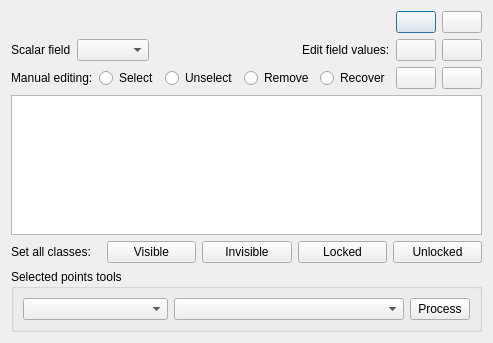
<?xml version="1.0" encoding="UTF-8"?>
<ui version="4.0">
 <class>ccTidopToolsManualClassificationDlg</class>
 <widget class="QDialog" name="ccTidopToolsManualClassificationDlg">
  <property name="geometry">
   <rect>
    <x>0</x>
    <y>0</y>
    <width>481</width>
    <height>343</height>
   </rect>
  </property>
  <property name="windowTitle">
   <string>Dialog</string>
  </property>
  <property name="locale">
   <locale language="English" country="UnitedStates"/>
  </property>
  <layout class="QGridLayout" name="gridLayout_2">
   <item row="0" column="0">
    <layout class="QHBoxLayout" name="horizontalLayout_4">
     <item>
      <spacer name="horizontalSpacer_3">
       <property name="orientation">
        <enum>Qt::Horizontal</enum>
       </property>
       <property name="sizeHint" stdset="0">
        <size>
         <width>40</width>
         <height>20</height>
        </size>
       </property>
      </spacer>
     </item>
     <item>
      <widget class="QPushButton" name="pbApply">
       <property name="toolTip">
        <string>apply and close dialog</string>
       </property>
       <property name="text">
        <string/>
       </property>
       <property name="icon">
        <iconset resource="../../../core/Standard/qCloudLayers/qCloudLayers.qrc">
         <normaloff>:/CC/plugin/qCloudLayers/images/ccSmallValidate.png</normaloff>:/CC/plugin/qCloudLayers/images/ccSmallValidate.png</iconset>
       </property>
      </widget>
     </item>
     <item>
      <widget class="QPushButton" name="pbClose">
       <property name="toolTip">
        <string>close dialog</string>
       </property>
       <property name="text">
        <string/>
       </property>
       <property name="icon">
        <iconset resource="../../../core/Standard/qCloudLayers/qCloudLayers.qrc">
         <normaloff>:/CC/plugin/qCloudLayers/images/ccCancel.png</normaloff>:/CC/plugin/qCloudLayers/images/ccCancel.png</iconset>
       </property>
      </widget>
     </item>
    </layout>
   </item>
   <item row="1" column="0">
    <layout class="QHBoxLayout" name="horizontalLayout_3">
     <item>
      <widget class="QLabel" name="label">
       <property name="sizePolicy">
        <sizepolicy hsizetype="Maximum" vsizetype="Preferred">
         <horstretch>0</horstretch>
         <verstretch>0</verstretch>
        </sizepolicy>
       </property>
       <property name="text">
        <string>Scalar field</string>
       </property>
       <property name="wordWrap">
        <bool>true</bool>
       </property>
      </widget>
     </item>
     <item>
      <widget class="QComboBox" name="cbScalarField">
       <property name="sizeAdjustPolicy">
        <enum>QComboBox::AdjustToContents</enum>
       </property>
      </widget>
     </item>
     <item>
      <spacer name="horizontalSpacer_4">
       <property name="orientation">
        <enum>Qt::Horizontal</enum>
       </property>
       <property name="sizeHint" stdset="0">
        <size>
         <width>40</width>
         <height>20</height>
        </size>
       </property>
      </spacer>
     </item>
     <item>
      <widget class="QLabel" name="label_2">
       <property name="text">
        <string>Edit field values:</string>
       </property>
      </widget>
     </item>
     <item>
      <widget class="QPushButton" name="pbAdd">
       <property name="toolTip">
        <string>add new class</string>
       </property>
       <property name="locale">
        <locale language="English" country="UnitedStates"/>
       </property>
       <property name="text">
        <string/>
       </property>
       <property name="icon">
        <iconset resource="../../../core/Standard/qCloudLayers/qCloudLayers.qrc">
         <normaloff>:/CC/plugin/qCloudLayers/images/ccPlus.png</normaloff>:/CC/plugin/qCloudLayers/images/ccPlus.png</iconset>
       </property>
      </widget>
     </item>
     <item>
      <widget class="QPushButton" name="pbDelete">
       <property name="toolTip">
        <string>delete selected rows</string>
       </property>
       <property name="locale">
        <locale language="English" country="UnitedStates"/>
       </property>
       <property name="text">
        <string/>
       </property>
       <property name="icon">
        <iconset resource="../../../core/Standard/qCloudLayers/qCloudLayers.qrc">
         <normaloff>:/CC/plugin/qCloudLayers/images/ccDelete.png</normaloff>:/CC/plugin/qCloudLayers/images/ccDelete.png</iconset>
       </property>
      </widget>
     </item>
    </layout>
   </item>
   <item row="2" column="0">
    <layout class="QVBoxLayout" name="verticalLayout">
     <item>
      <layout class="QHBoxLayout" name="horizontalLayout_2">
       <item>
        <widget class="QLabel" name="label_3">
         <property name="text">
          <string>Manual editing:</string>
         </property>
        </widget>
       </item>
       <item>
        <widget class="QRadioButton" name="rbSelect">
         <property name="text">
          <string>Select</string>
         </property>
        </widget>
       </item>
       <item>
        <widget class="QRadioButton" name="rbUnselect">
         <property name="text">
          <string>Unselect</string>
         </property>
        </widget>
       </item>
       <item>
        <widget class="QRadioButton" name="rbRemove">
         <property name="text">
          <string>Remove</string>
         </property>
        </widget>
       </item>
       <item>
        <widget class="QRadioButton" name="rbRecover">
         <property name="text">
          <string>Recover</string>
         </property>
        </widget>
       </item>
       <item>
        <spacer name="horizontalSpacer">
         <property name="orientation">
          <enum>Qt::Horizontal</enum>
         </property>
         <property name="sizeHint" stdset="0">
          <size>
           <width>40</width>
           <height>20</height>
          </size>
         </property>
        </spacer>
       </item>
       <item>
        <widget class="QPushButton" name="pbStart">
         <property name="toolTip">
          <string>Points edition by drawing circle</string>
         </property>
         <property name="text">
          <string/>
         </property>
         <property name="icon">
          <iconset resource="../../../core/Standard/qCloudLayers/qCloudLayers.qrc">
           <normaloff>:/CC/plugin/qCloudLayers/images/ccStart.png</normaloff>:/CC/plugin/qCloudLayers/images/ccStart.png</iconset>
         </property>
        </widget>
       </item>
       <item>
        <widget class="QPushButton" name="pbPause">
         <property name="toolTip">
          <string>return to transform camera mode</string>
         </property>
         <property name="text">
          <string/>
         </property>
         <property name="icon">
          <iconset resource="../../../core/Standard/qCloudLayers/qCloudLayers.qrc">
           <normaloff>:/CC/plugin/qCloudLayers/images/ccSmallPause.png</normaloff>:/CC/plugin/qCloudLayers/images/ccSmallPause.png</iconset>
         </property>
        </widget>
       </item>
      </layout>
     </item>
     <item>
      <widget class="QTableView" name="tableView">
       <property name="toolTip">
        <string>&lt;html&gt;&lt;head/&gt;&lt;body&gt;&lt;p&gt;&lt;br/&gt;&lt;/p&gt;&lt;/body&gt;&lt;/html&gt;</string>
       </property>
       <attribute name="verticalHeaderVisible">
        <bool>false</bool>
       </attribute>
      </widget>
     </item>
    </layout>
   </item>
   <item row="3" column="0">
    <layout class="QHBoxLayout" name="horizontalLayout">
     <item>
      <widget class="QLabel" name="label_4">
       <property name="minimumSize">
        <size>
         <width>90</width>
         <height>0</height>
        </size>
       </property>
       <property name="maximumSize">
        <size>
         <width>90</width>
         <height>16777215</height>
        </size>
       </property>
       <property name="text">
        <string>Set all classes:</string>
       </property>
      </widget>
     </item>
     <item>
      <widget class="QPushButton" name="pbSetAllVisible">
       <property name="text">
        <string>Visible</string>
       </property>
      </widget>
     </item>
     <item>
      <widget class="QPushButton" name="pbSetAllInvisible">
       <property name="text">
        <string>Invisible</string>
       </property>
      </widget>
     </item>
     <item>
      <widget class="QPushButton" name="pbSetAllLocked">
       <property name="text">
        <string>Locked</string>
       </property>
      </widget>
     </item>
     <item>
      <widget class="QPushButton" name="pbSetAllUnlocked">
       <property name="text">
        <string>Unlocked</string>
       </property>
      </widget>
     </item>
    </layout>
   </item>
   <item row="4" column="0">
    <widget class="QGroupBox" name="groupBox">
     <property name="title">
      <string>Selected points tools</string>
     </property>
     <layout class="QGridLayout" name="gridLayout">
      <item row="0" column="0">
       <widget class="QComboBox" name="cbSelectedPointsTools">
        <property name="minimumSize">
         <size>
          <width>145</width>
          <height>0</height>
         </size>
        </property>
        <property name="maximumSize">
         <size>
          <width>145</width>
          <height>16777215</height>
         </size>
        </property>
       </widget>
      </item>
      <item row="0" column="1">
       <widget class="QComboBox" name="cbSelectedPointsScalarValues"/>
      </item>
      <item row="0" column="2">
       <widget class="QPushButton" name="pbSelectedPointsProcess">
        <property name="maximumSize">
         <size>
          <width>60</width>
          <height>16777215</height>
         </size>
        </property>
        <property name="text">
         <string>Process</string>
        </property>
       </widget>
      </item>
     </layout>
    </widget>
   </item>
  </layout>
 </widget>
 <resources>
  <include location="../../../core/Standard/qCloudLayers/qCloudLayers.qrc"/>
 </resources>
 <connections/>
</ui>
